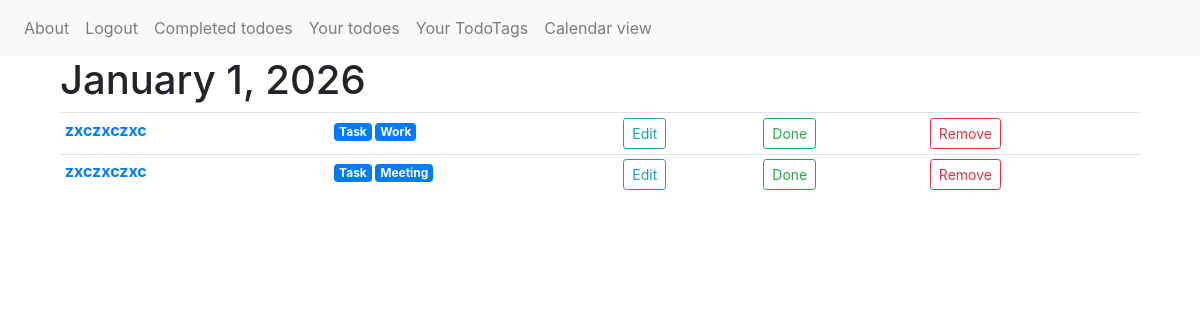
Page /todoes/by_day/2026/1/1 (signed in) on the committed database.
### todolist/models.py (models this page shows)
class Todo(models.Model):
    title = models.CharField(max_length=200, blank=True)
    body = models.CharField(max_length=2000, blank=True)
    timestamp_create = models.DateTimeField(auto_now_add=True)
    timestamp_todo = models.DateField()
    timestamp_done = models.DateTimeField(null=True)
    status = models.BooleanField(default=False)
    user = models.ForeignKey(User, on_delete=models.CASCADE)
    tags = models.ManyToManyField(TodoTags)

class TodoTags(models.Model):
    tag_name = models.CharField(max_length=60)
    user_id = models.ForeignKey(User, on_delete=models.CASCADE)

### todolist/views.py (the view)
# urls.py: path('todoes/by_day/<int:year>/<int:month>/<int:day>', DayView.as_view(), name='day_view'),
class DayView(View, LoginRequiredMixin, DataMixin):
    template_name = 'todolist/day_view.html'
    title = 'Day view'
    today = datetime.datetime.today()
    def get(self, request, year, month, day):
        todo_by_day = TodoCalendarToView(user=request.user, year=year, month=month, day=day)
        return render(request, self.template_name, {'todo_by_day': todo_by_day,
                                                    'menu': self.logged_menu,
                                                    'title': self.title, })

### todolist/utils.py (called while the page is built)
    def get_month_days(self):
        current_month = self.calendar_.monthdayscalendar(self.year, self.month)
        return current_month

    def get_month_name(self):
        month_name = calendar.month_name[self.month]
        return month_name

    def get_todoes_by_month(self):
        res = {}
        for date in self.calendar_.itermonthdates(year=self.year, month=self.month):
            if date.month == self.month:
                todo = Todo.objects.filter(user_id=self.user.id, timestamp_todo=date)
                day = date.day
                res[day] = todo
        return res

    def get_todoes_by_day(self):
        date = datetime.date(self.year, self.month, self.day)
        todoes = Todo.objects.filter(user_id=self.user.id, timestamp_todo=date)
        return todoes

### todolist/templates/todolist/day_view.html (shortened to what this page needs)
{% extends 'todolist/base.html' %}
{% block content %}
<h1>{{todo_by_day.month_name}} {{todo_by_day.day}}, {{todo_by_day.year}}</h1>
<table class="table table-sm">
{% for todo in todo_by_day.day_todoes %}
    <tr>
        <th scope="col"><a href="{% url 'todo' todo.pk %}">{{todo.title}}</a></th>
        <th scope="col">{{todo.timestamp_todo.date}}</th>
        <th>
        {% if todo.tags %}
        {% for tag in todo.tags.all %}
            <a href="#" class="badge badge-primary">{{tag.tag_name}}</a>
        {% endfor %}
        {% endif %}
        </th>
        <th scope="col">
            <form action="{% url 'edit_todo' todo.id%}" method="get" name="todoes">
                <button type="submit" class="btn btn-outline-info btn-sm" name="edit">Edit</button>
            </form>
        </th>
        <th scope="col">
            <form action="{% url 'done_todo'%}" method="post">
                <button type="submit" class="btn btn-outline-success btn-sm" name="done_todo">Done</button>
            </form>
        </th>
        <th scope="col">
            <form action="{% url 'remove_todo'%}" method="post">
                <button type="submit" class="btn btn-outline-danger btn-sm" name="remove_todo">Remove</button>
            </form>
        </th>
    </tr>
{% endfor %}
</table>
{% endblock %}

### rows in the picture
Todo: title "zxczxczxc"
TodoTags: tag_name "Task"
TodoTags: tag_name "Work"
Todo: title "zxczxczxc"
TodoTags: tag_name "Meeting"

### other values in the picture
{{ m.title }} "About" "Logout" "Completed todoes" "Your todoes" "Your TodoTags" "Calendar view"
{{ todo_by_day.month_name }} "January"
{{ todo_by_day.day }} "1"
{{ todo_by_day.year }} "2026"
